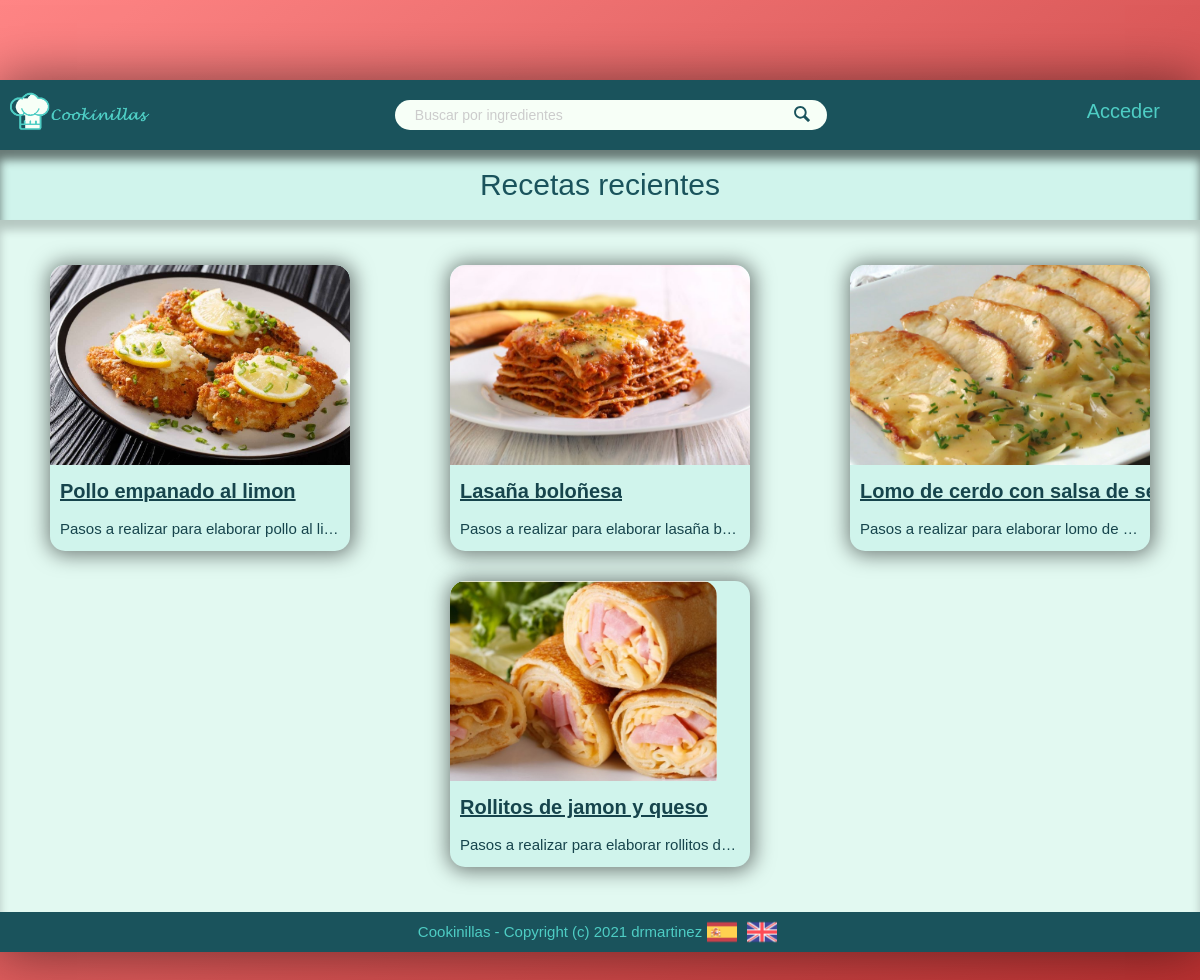
The page / on the database its author committed.
### tables this page shows
CREATE TABLE IF NOT EXISTS `RECETAS` (

    `id_receta` int(3) AUTO_INCREMENT,
    `titulo` varchar(50) NOT NULL,
    `imagen` varchar (128) NOT NULL,
    `tiempo` int(4) NOT NULL,
    `pasos` varchar(8192) NOT NULL,
    `alias` varchar(15) NOT NULL,

    PRIMARY KEY (`id_receta`),
    FOREIGN KEY (`alias`)
        REFERENCES USUARIOS(`alias`)
);

### core/ViewManager.php (called while the page is built, shortened)
<?php
class ViewManager {
    private $fragmentContents = array();
    private $variables = array();
    private $currentFragment = self::DEFAULT_FRAGMENT;
    private $layout = "default";
    private function saveCurrentFragment() {
        $this->fragmentContents[$this->currentFragment].=ob_get_contents();
    }
    public function moveToFragment($name) {
        $this->currentFragment = $name;
    }
    public function getFragment($fragment, $default="") {
        if (!isset($this->fragmentContents[$fragment])) {
            return $default;
        }
        return $this->fragmentContents[$fragment];
    }
    public function setVariable($varname, $value, $flash=false) {
        $this->variables[$varname] = $value;
    }
    public function getVariable($varname, $default=NULL) {
        if (!isset($this->variables[$varname])) {
            return $default;
        }
        return $this->variables[$varname];
    }
    public function render($controller, $viewname) {
        include(__DIR__."/../view/$controller/$viewname.php");
        $this->renderLayout();
    }
    private function renderLayout() {
        include(__DIR__."/../view/layouts/".$this->layout.".php");
    }
    private static $viewmanager_singleton = NULL;
    public static function getInstance() {
        if (self::$viewmanager_singleton == null) {
            self::$viewmanager_singleton = new ViewManager();
        }
        return self::$viewmanager_singleton;
    }
}

### controller/RecipesController.php (called while the page is built, shortened)
<?php
    require_once(__DIR__."/../model/Recipe.php");
    require_once(__DIR__."/../model/RecipeMapper.php");
    require_once(__DIR__."/../core/ViewManager.php");
    class RecipesController extends BaseController{
        private $recipeMapper;
        public function __construct() {
            $this->recipeMapper = new RecipeMapper();
        }
        public function index() {
            $recipes = $this->recipeMapper->findAll();
            $this->view->setVariable("recipes", $recipes);
            $this->view->render("recipes", "index");
        }
    }

### index.php (called while the page is built, shortened)
<?php
function run() {
    try {
        $controller = loadController($_GET["controller"]);
        $actionName = $_GET["action"];
        $controller->$actionName();
    } catch(Exception $ex) {
        die("An exception occured!!!!!".$ex->getMessage());
    }
}
function loadController($controllerName) {
    return new $controllerClassName();
}
run();
?>

### view/messages/messages_es.php (called while the page is built)
<?php
$i18n_messages = array()
?>

### core/I18n.php (called while the page is built, shortened)
<?php
class I18n {
    private $messages;
    public function setLanguage($language) {
        $this->messages = $i18n_messages;
    }
    public function i18n($key) {
        if (isset($this->messages[$key])){
            return $this->messages[$key];
        }else{
            return $key;
        }
    }
    private static $i18n_singleton = null;
    public static function getInstance() {
        if (self::$i18n_singleton == NULL) {
            self::$i18n_singleton = new I18n();
        }
        return self::$i18n_singleton;
    }
}
function i18n($key) {
    return I18n::getInstance()->i18n($key);
}

### model/Recipe.php (called while the page is built, shortened)
<?php
class Recipe
{
    private $id;
    private $title;
    private $img;
    private $steps;
    public function __construct($id = NULL, $title = NULL, $img = NULL, $steps = NULL, $time = NULL, $ingr = NULL, $quant = NULL, User $alias = NULL)
    {
        $this->id = $id;
        $this->title = $title;
        $this->img = $img;
        $this->steps = $steps;
    }
    public function getId()
    {
        return $this->id;
    }
    public function getTitle()
    {
        return $this->title;
    }
    public function getImg()
    {
        return $this->img;
    }
    public function getSteps()
    {
        return $this->steps;
    }
}

### model/RecipeMapper.php (called while the page is built, shortened)
<?php
require_once(__DIR__."/../core/PDOConnection.php");
require_once(__DIR__."/../model/Recipe.php");
class RecipeMapper {
    private $db;
    public function __construct() {
        $this->db = PDOConnection::getInstance();
    }
    public function findAll() {
        $stmt = $this->db->query("SELECT recetas.*
                                            FROM recetas, usuarios
                                            WHERE recetas.alias = usuarios.alias");
        $recipes_db = $stmt->fetchAll(PDO::FETCH_ASSOC);
        $recipes = array();
        foreach ($recipes_db as $recipe) {
            array_push($recipes, new Recipe($recipe["id_receta"],$recipe["titulo"], $recipe["imagen"], $recipe["pasos"]));
        }
        return $recipes;
    }
}

### core/PDOConnection.php (called while the page is built)
<?php
class PDOConnection {
    private static $dbhost = "127.0.0.1";
    private static $dbname = "cookinillas";
    private static $dbuser = "root";
    private static $dbpass = "root";
    private static $db_singleton = null;
    public static function getInstance() {
        if (self::$db_singleton == null) {
            self::$db_singleton = new PDO(
                "mysql:host=".self::$dbhost.";dbname=".self::$dbname.";charset=utf8",
                self::$dbuser,
                self::$dbpass,
                array(
                    PDO::ATTR_EMULATE_PREPARES => false,
                    PDO::ATTR_ERRMODE => PDO::ERRMODE_EXCEPTION
                )
            );
        }
        return self::$db_singleton;
    }
}
?>

### view/recipes/index.php (the view, shortened to what this page needs)
<?php
require_once(__DIR__."/../../core/ViewManager.php");
$view = ViewManager::getInstance();
$recipes = $view->getVariable("recipes");
?>
<div class="title-bar">
    <div class="title-box">
        <span class="title-box__title"><?= i18n("Recetas recientes") ?></span>
    </div>
</div>
<main class="main-content">
    <div class="recipes">
        <?php foreach ($recipes as $recipe): ?>
            <div class="recipes__box">
                <a href="index.php?controller=recipes&amp;action=view&amp;id=<?= $recipe->getId() ?>" class="recipes__box-link">
                    <span><img src="<?= $recipe->getImg() ?>" alt="<?= $recipe->getTitle() ?>" class="recipes__box-photo"></span>
                </a>
                <h3 class="recipes__box-title">
                    <?= $recipe->getTitle() ?>
                </h3>
                <span class="recipes__box-text"><?= htmlentities($recipe->getSteps()) ?></span>
            </div>
        <?php endforeach; ?>
    </div>
</main>

### view/layouts/default.php (shortened to what this page needs)
<?php
    $view = ViewManager::getInstance();
    $currentuser = $view->getVariable("currentusername");
?>
<!DOCTYPE html>
<html lang="es">
<head>
    <link rel="stylesheet" href="css/style.css">
</head>
<body>
    <div class="container">
        <header class="header">
            <a href="index.php?controller=recipes&amp;action=index">
                <button class="home__button">
                    <img src="/view/img/logo.svg" alt="cookinillas logo" class="logo">
                </button>
            </a>
            <form action="index.php?controller=recipes&amp;action=search" class="search">
                <input type="text" class="search__input" placeholder="<?= i18n("Buscar por ingredientes") ?>">
                <button class="search__button">
                    <svg class="search__icon">
                        <use href="/view/img/sprite.svg#icon-magnifying-glass"></use>
                    </svg>
                </button>
            </form>
            <nav class="user-nav">
                <div class="user-nav__user">
                    <div class="user-nav__user-box">
                            <?php if (isset($currentuser)): ?>
                               <?= printf(i18n($currentuser))?>
                                <a href="index.php?controller=users&amp;action=logout">
                                    <svg class="user-nav__icon">
                                        <use href="/view/img/sprite.svg#icon-exit"></use>
                                    </svg>
                                </a>
                            <?php else: ?>
                                <a href="index.php?controller=users&amp;action=login"><?= i18n("Acceder") ?></a>
                            <?php endif ?>
                    </div>
                </div>
            </nav>
        </header>
        <div class="content">
            <?= $view->getFragment(ViewManager::DEFAULT_FRAGMENT) ?>
        </div>
        <footer>
            <p class="footerText">Cookinillas - Copyright (c) 2021 drmartinez</p>
            <?php
                include(__DIR__."/language_select_element.php");
            ?>
        </footer>
    </div>
</body>
</html>

### view/layouts/language_select_element.php (shortened to what this page needs)
<ul id="languagechooser">
    <a href="index.php?controller=language&amp;action=change&amp;lang=es">
        <img src="/view/img/es.png" alt="">
    </a>
    <a href="index.php?controller=language&amp;action=change&amp;lang=en">
        <img src="/view/img/en.png" alt="">
    </a>
</ul>

### rows shown on the page
recetas: imagen (picture), titulo "Pollo empanado al limon", pasos "Pasos a realizar para elaborar pollo al li…"
recetas: imagen (picture), titulo "Lasaña boloñesa", pasos "Pasos a realizar para elaborar lasaña b…"
recetas: imagen (picture), titulo "Lomo de cerdo con salsa de…", pasos "Pasos a realizar para elaborar lomo de…"
recetas: imagen (picture), titulo "Rollitos de jamon y queso", pasos "Pasos a realizar para elaborar rollitos d…"

### other values the page prints
i18n("Acceder") "Acceder"
i18n("Recetas recientes") "Recetas recientes"
